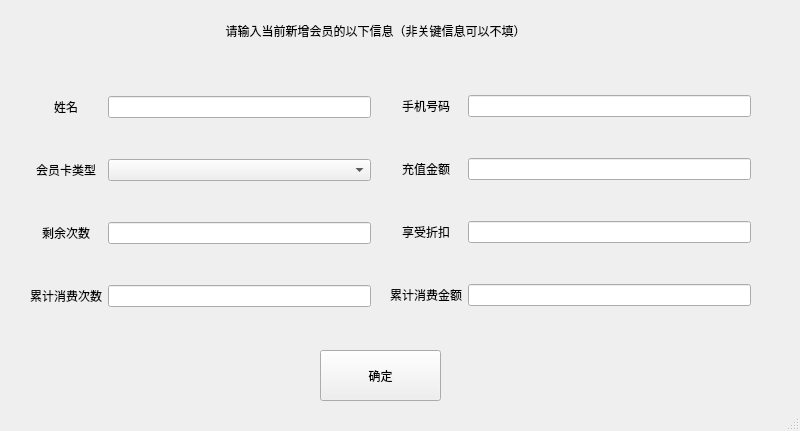
<?xml version="1.0" encoding="UTF-8"?>
<ui version="4.0">
 <class>Add_Vip</class>
 <widget class="QMainWindow" name="Add_Vip">
  <property name="geometry">
   <rect>
    <x>0</x>
    <y>0</y>
    <width>800</width>
    <height>431</height>
   </rect>
  </property>
  <property name="windowTitle">
   <string>MainWindow</string>
  </property>
  <widget class="QWidget" name="centralwidget">
   <widget class="QWidget" name="formLayoutWidget_2">
    <property name="geometry">
     <rect>
      <x>390</x>
      <y>60</y>
      <width>361</width>
      <height>281</height>
     </rect>
    </property>
    <layout class="QGridLayout" name="gridLayout_2">
     <item row="0" column="0">
      <widget class="QLabel" name="label_6">
       <property name="text">
        <string>手机号码</string>
       </property>
       <property name="alignment">
        <set>Qt::AlignCenter</set>
       </property>
      </widget>
     </item>
     <item row="0" column="1">
      <widget class="QLineEdit" name="lineEdit_6"/>
     </item>
     <item row="1" column="0">
      <widget class="QLabel" name="label_7">
       <property name="text">
        <string>充值金额</string>
       </property>
       <property name="alignment">
        <set>Qt::AlignCenter</set>
       </property>
      </widget>
     </item>
     <item row="1" column="1">
      <widget class="QLineEdit" name="lineEdit_7"/>
     </item>
     <item row="2" column="0">
      <widget class="QLabel" name="label_8">
       <property name="text">
        <string>享受折扣</string>
       </property>
       <property name="alignment">
        <set>Qt::AlignCenter</set>
       </property>
      </widget>
     </item>
     <item row="2" column="1">
      <widget class="QLineEdit" name="lineEdit_8"/>
     </item>
     <item row="3" column="0">
      <widget class="QLabel" name="label_9">
       <property name="text">
        <string>累计消费金额</string>
       </property>
       <property name="alignment">
        <set>Qt::AlignCenter</set>
       </property>
      </widget>
     </item>
     <item row="3" column="1">
      <widget class="QLineEdit" name="lineEdit_9"/>
     </item>
    </layout>
   </widget>
   <widget class="QWidget" name="layoutWidget">
    <property name="geometry">
     <rect>
      <x>30</x>
      <y>61</y>
      <width>341</width>
      <height>281</height>
     </rect>
    </property>
    <layout class="QGridLayout" name="gridLayout">
     <item row="0" column="0">
      <widget class="QLabel" name="label_3">
       <property name="text">
        <string>姓名</string>
       </property>
       <property name="alignment">
        <set>Qt::AlignCenter</set>
       </property>
      </widget>
     </item>
     <item row="2" column="1">
      <widget class="QLineEdit" name="lineEdit_4"/>
     </item>
     <item row="2" column="0">
      <widget class="QLabel" name="label_2">
       <property name="text">
        <string>剩余次数</string>
       </property>
       <property name="alignment">
        <set>Qt::AlignCenter</set>
       </property>
      </widget>
     </item>
     <item row="1" column="0">
      <widget class="QLabel" name="label_4">
       <property name="text">
        <string>会员卡类型</string>
       </property>
       <property name="alignment">
        <set>Qt::AlignCenter</set>
       </property>
      </widget>
     </item>
     <item row="0" column="1">
      <widget class="QLineEdit" name="lineEdit_5"/>
     </item>
     <item row="3" column="0">
      <widget class="QLabel" name="label_5">
       <property name="text">
        <string>累计消费次数</string>
       </property>
       <property name="alignment">
        <set>Qt::AlignCenter</set>
       </property>
      </widget>
     </item>
     <item row="3" column="1">
      <widget class="QLineEdit" name="lineEdit_3"/>
     </item>
     <item row="1" column="1">
      <widget class="QComboBox" name="comboBox"/>
     </item>
    </layout>
   </widget>
   <widget class="QPushButton" name="pushButton">
    <property name="geometry">
     <rect>
      <x>320</x>
      <y>350</y>
      <width>121</width>
      <height>51</height>
     </rect>
    </property>
    <property name="text">
     <string>确定</string>
    </property>
   </widget>
   <widget class="QLabel" name="label">
    <property name="geometry">
     <rect>
      <x>30</x>
      <y>10</y>
      <width>691</width>
      <height>41</height>
     </rect>
    </property>
    <property name="text">
     <string>请输入当前新增会员的以下信息（非关键信息可以不填）</string>
    </property>
    <property name="alignment">
     <set>Qt::AlignCenter</set>
    </property>
   </widget>
  </widget>
  <widget class="QMenuBar" name="menubar">
   <property name="geometry">
    <rect>
     <x>0</x>
     <y>0</y>
     <width>800</width>
     <height>17</height>
    </rect>
   </property>
  </widget>
  <widget class="QStatusBar" name="statusbar"/>
 </widget>
 <resources/>
 <connections/>
</ui>
